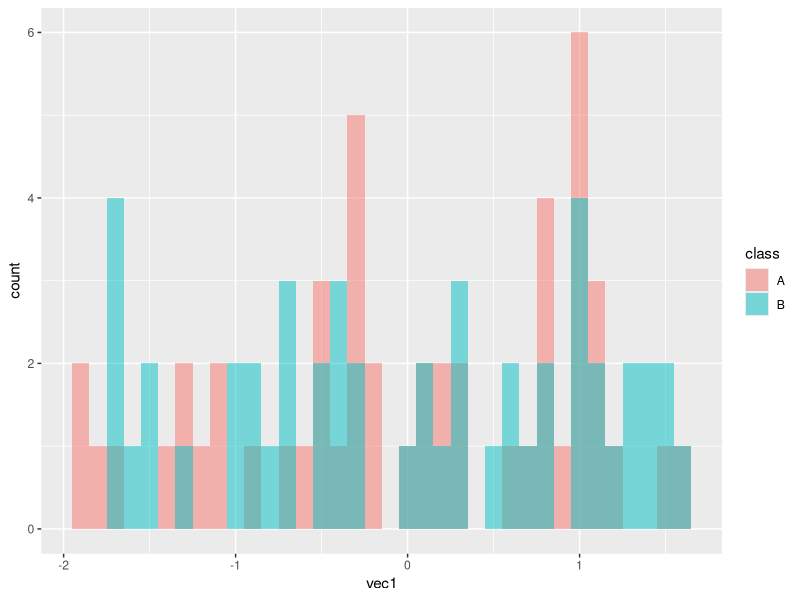
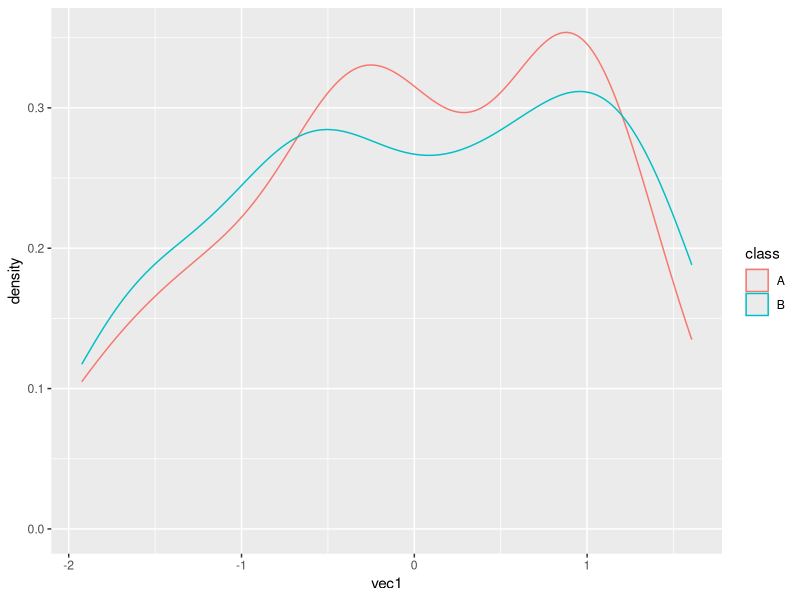
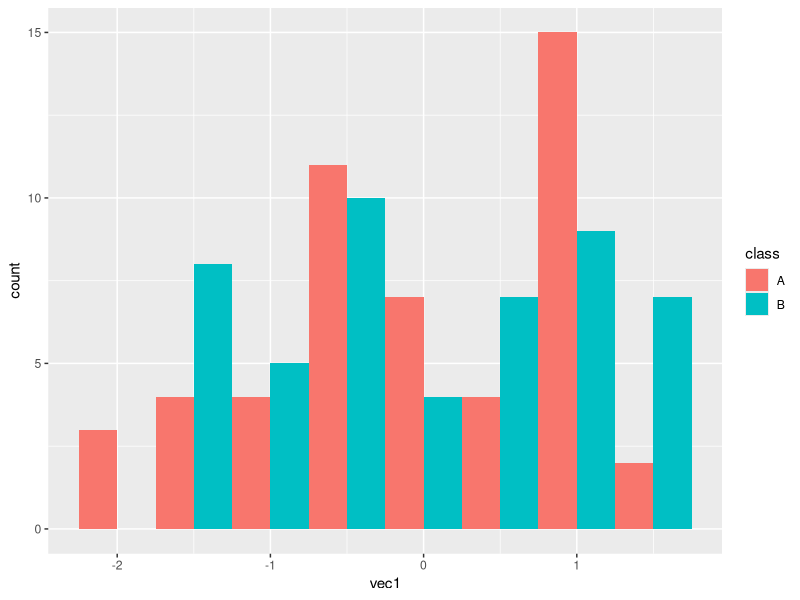
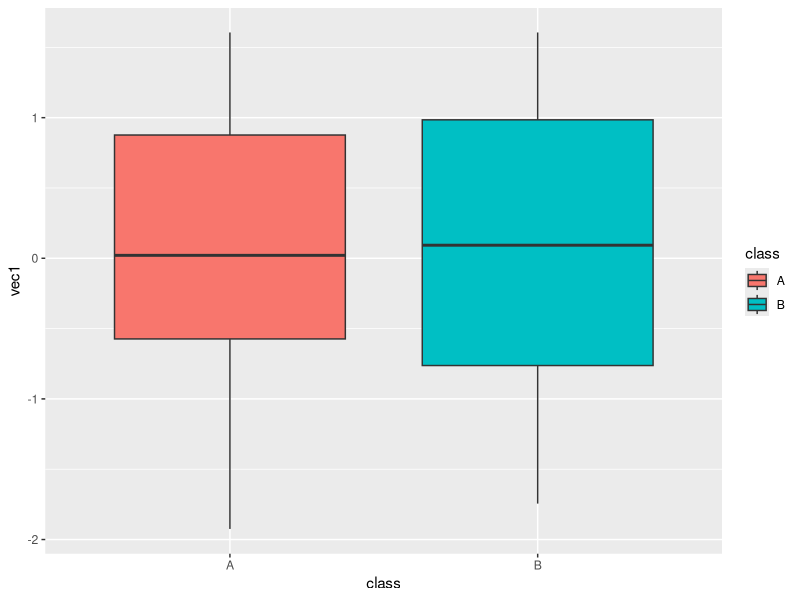

Here is the R script that generated these plots, in order:
setwd("~/UR-2017/Big Data_ Machine Learning/2019-1/Clase 3")

# Loops, If & Funciones ----------------

# las 3 claves de una loo -> 1) Paréntesis en el detalle del iterador
# 2) { llave de apertura de acción a iterar
# 3) } llave de terminación

# Ejercicio:

# produzca con un loop los primeros 100 números de la serie Fibonacci

len <- 100
fibvals <- numeric(len)
fibvals[1] <- 0
fibvals[2] <- 1
for (i in 3:len) { 
  fibvals[i] <- fibvals[i-1]+fibvals[i-2]
} 

# crear un vector de valores lógicos cuyo valor sea TRUE cuando un número de la lista sea par

fib_even = logical(len)

for (i in 1:len){
  if ((fibvals[i] %% 2) == 0){
    fib_even[i] = TRUE
  } else{
    fib_even[i] = FALSE
  }
}

# función ifelse

ifelse(fibvals %% 2 == 0,"even","odd")

# funciones

valores = sample(1:100, 100, replace=TRUE)

# estandarizar data

normalizar <- function(vec){
  media = mean(vec)
  dev   = sd(vec)
  result = numeric(length(vec))
  for (i in 1:length(vec)){
    result[i] = (vec[i] - media)/dev
  }
  return(result)
}

# tips: idealmente una función siempre debería tener un return

normalizar(valores)

# funciones dentro de funciones

num_neg <- function(vec){
  normalized <- normalizar(vec)
  output = length(normalized[normalized < 0])
  return(output)
}


num_neg(valores)



# Gráficas -------------------

x = normalizar(valores)
y = x**3
z = rep(c("A","B"),50)

dat = data.frame(vec1 = x, vec2 = y, class = z)

library(ggplot2)

ggplot(dat, aes(x=vec1, fill=class)) +
  geom_histogram(binwidth=.1, alpha=.5, position="identity")

# Ejemplo 2

ggplot(dat, aes(x=vec1, colour=class)) + geom_density()

ggplot(dat, aes(x=vec1, fill=class)) +
  geom_histogram(binwidth=.5, position="dodge")

# Ejemplo 3

ggplot(dat, aes(x=class, y = vec1, fill=class)) + geom_boxplot()

